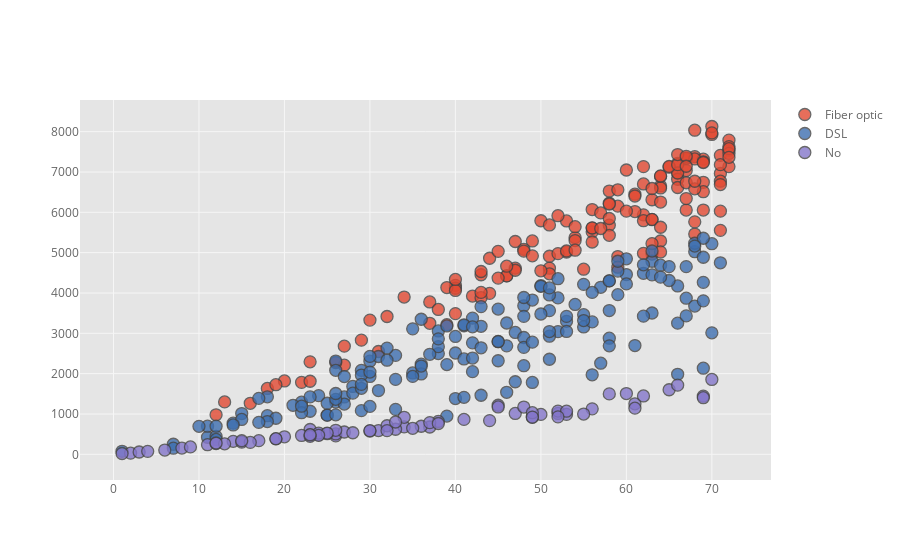

Notebook cell for this chart:
### Code cell
data.iplot(x='tenure', y='TotalCharges', mode='markers', categories='InternetService')

### Figure 1 — Plotly figure (JSON) as saved in the notebook; plotly's stock layout.template omitted (floating-point values rounded to 4 significant figures; data arrays with more than 128 entries replaced by an {"elided": "..."} marker saying what was removed)
{"data": [{"marker": {"color": "rgba(226, 74, 51, 1.0)", "line": {"width": 1.3}, "opacity": 0.8, "size": 12, "symbol": "circle"}, "mode": "markers", "name": "Fiber optic", "textfont": {"color": "#666666"}, "type": "scatter", "uid": "2fc7e6b2-1a93-4f54-8855-f49cb902e87f", "x": {"elided": "150 int values"}, "y": {"elided": "150 float values"}}, {"marker": {"color": "rgba(62, 111, 176, 1.0)", "line": {"width": 1.3}, "opacity": 0.8, "size": 12, "symbol": "circle"}, "mode": "markers", "name": "DSL", "textfont": {"color": "#666666"}, "type": "scatter", "uid": "52809d1a-f480-4408-b38d-ad5511355b52", "x": {"elided": "172 int values"}, "y": {"elided": "172 float values"}}, {"marker": {"color": "rgba(132, 118, 202, 1.0)", "line": {"width": 1.3}, "opacity": 0.8, "size": 12, "symbol": "circle"}, "mode": "markers", "name": "No", "textfont": {"color": "#666666"}, "type": "scatter", "uid": "fbd087c1-9c6c-4ebc-b114-449a6d07f696", "x": [45, 61, 41, 11, 47, 26, 26, 12, 34, 58, 52, 25, 62, 33, 23, 8, 14, 20, 31, 19, 15, 30, 38, 70, 27, 61, 24, 26, 24, 19, 34, 52, 32, 60, 44, 17, 65, 69, 25, 56, 37, 16, 53, 28, 2, 50, 13, 48, 36, 32, 49, 3, 69, 49, 4, 37, 30, 23, 22, 1, 45, 24, 23, 49, 66, 12, 9, 35, 55, 53, 33, 52, 38, 15, 6, 23], "y": [1217.0, 1252, 865, 237.7, 1013.0, 457.3, 504.2, 267, 678.8, 1498.0, 1012.0, 510.8, 1447.0, 620.5, 615.4, 153.9, 321.7, 433.8, 589.2, 383.6, 302.4, 576.6, 814.8, 1856.0, 552.9, 1144.0, 482.8, 595.5, 527.4, 386.5, 917.1, 1072.0, 707.5, 1506.0, 835.5, 337.9, 1601.0, 1443.0, 527.5, 1127.0, 677.0, 295.6, 990.5, 534.7, 28.3, 989.0, 259.6, 1172.0, 695.9, 587.7, 918.7, 57.4, 1403.0, 1032.0, 73.1, 785.8, 587.1, 478.1, 467.1, 19.85, 1174.0, 469.6, 445.3, 921.3, 1715.0, 280.4, 183.2, 644.5, 998.1, 1068.0, 800.3, 928.4, 763.1, 335.9, 105.5, 486.2]}], "layout": {"legend": {"bgcolor": "#FFFFFF", "font": {"color": "#666666"}}, "paper_bgcolor": "#FFFFFF", "plot_bgcolor": "#E5E5E5", "title": {"font": {"color": "#151516"}}, "xaxis": {"gridcolor": "#F6F6F6", "showgrid": true, "tickfont": {"color": "#666666"}, "title": {"font": {"color": "#666666"}, "text": ""}, "zerolinecolor": "#F6F6F6"}, "yaxis": {"gridcolor": "#F6F6F6", "showgrid": true, "tickfont": {"color": "#666666"}, "title": {"font": {"color": "#666666"}, "text": ""}, "zerolinecolor": "#F6F6F6"}}}
